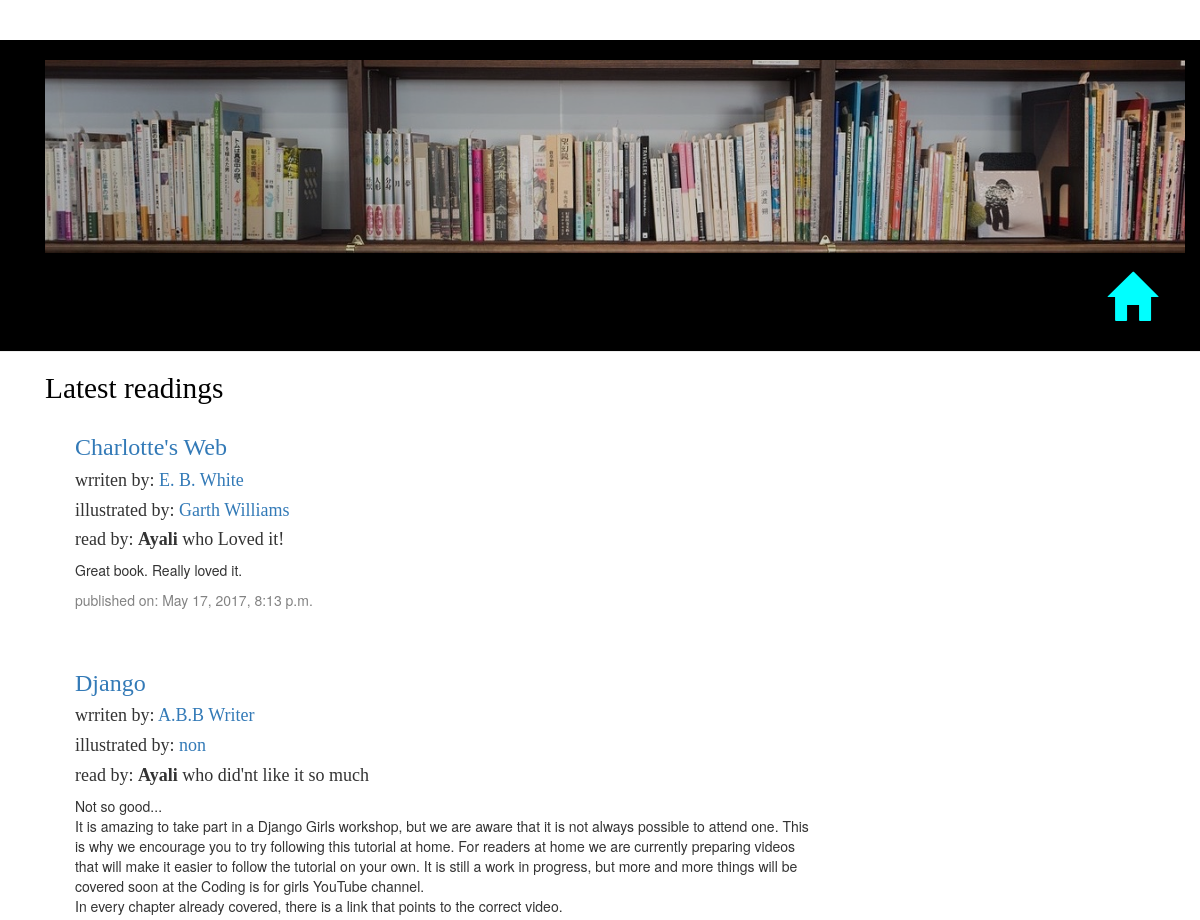
The page /reviews/ (upper part) on the database as committed earlier.
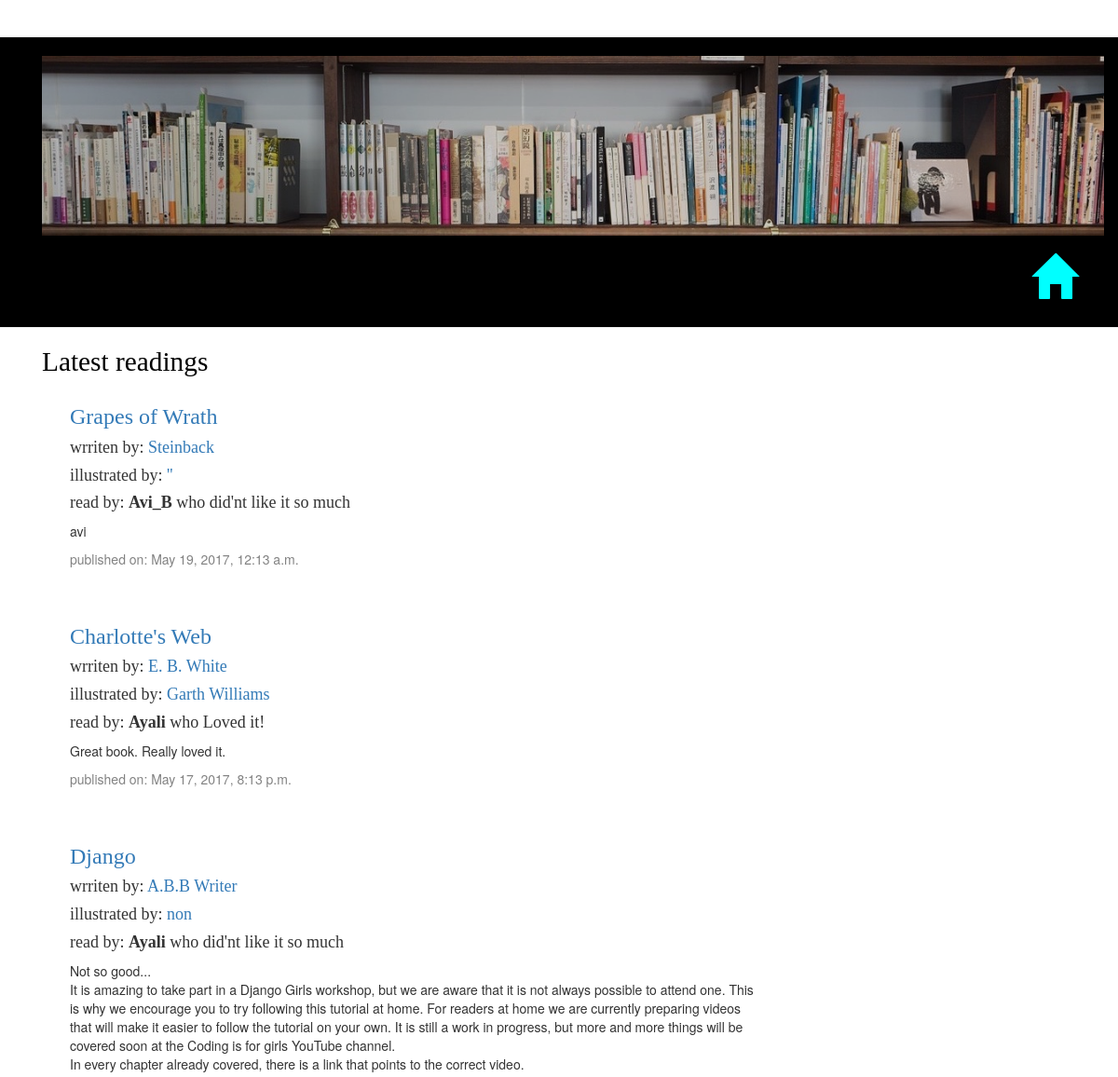
The same page on the database as committed later.
### readings/models.py (models this page shows, shortened)
class Review(models.Model):
    RATING_CHOICES = (
        (1, 'did\'nt like it so much'),
        (2, 'thought it was OK'),
        (3, 'Loved it!'),
    )
    book = models.ForeignKey(Book)
    reviewed_by = models.ForeignKey(User)
    published_date = models.DateTimeField('date published')
    body = models.TextField()
    quote = models.CharField(max_length=500, blank=True)
    rating = models.IntegerField(choices=RATING_CHOICES)
    objects = models.Manager() # the default manager (used for queries for example)

class Book(models.Model):
    name = models.CharField(max_length=200)
    author = models.CharField(max_length=50)
    illustrator = models.CharField(max_length=50,blank=True)
    publisher = models.CharField(max_length=50,blank=True)
    year = models.IntegerField(default=datetime.datetime.now().year,blank=True)
    wiki_page = models.CharField(max_length=100, blank=True,  validators=[URLValidator()])
    number_of_pages = models.IntegerField(blank=True)

### readings/views.py (the view)
def review_list(request):
    reviews = Review.objects.filter(published_date__lte=timezone.now()).order_by('-published_date')
    reviews.text_rating=[]
    text_rating={1: 'did\'nt like it so much',
                 2: 'thought it was OK',
                 3: 'Loved it!'}
    for i in range (0,len(reviews)):
        reviews[i].text_rating=text_rating[reviews[i].rating]
        print reviews[i].reviewed_by.username,reviews[i].text_rating
    return render(request,
                  'readings/review_list.html',
                  {'reviews': reviews})

### readings/templates/readings/review_list.html (shortened to what this page needs)
{% extends 'readings/base.html' %}
{% block sub_title %}
    <h2 class="sub-title">Latest readings </h2>
{% endblock %}
{% if reviews %}
    {% block content %}
        {% for review in reviews %}
            <div class="review">
                <h3><a href="{% url 'readings:review_detail' review.id %}">{{ review.book.name }}</a></h3>
                <h4>wrriten by: <a href="{% url 'readings:review_detail' review.id %}">{{ review.book.author }}</a></h4>
                <h4>illustrated by: <a href="{% url 'readings:review_detail' review.id %}">{{ review.book.illustrator }}</a></h4>
                <h4>read by: <b> {{ review.reviewed_by.username }} </b> who {{ review.text_rating }} </h4>
                <p>{{ review.body|linebreaksbr }}</p>
                <div class="date">
                    <p>published on: {{review.published_date }}</p>
                </div>
            </div>
        {% endfor %}
    {% endblock %}
{% else %}
    <p>No reviews are available.</p>
{% endif %}

### readings/templates/readings/base.html (shortened to what this page needs)
{% load staticfiles %}
<!DOCTYPE html>
<html lang="en">
<head>
    <link rel="stylesheet" href="//maxcdn.bootstrapcdn.com/bootstrap/3.3.7/css/bootstrap.min.css">
    <link rel="stylesheet" href="//maxcdn.bootstrapcdn.com/bootstrap/3.2.0/css/bootstrap-theme.min.css">
    <link rel="stylesheet" href="{% static 'css/readings.css' %}">
</head>
<body>
    <div class="page-header">
            <div class="container">
                <img src="{% static 'images/books_flat.jpg' %}" alt="My image" width="300" height="100" />
                <h1>
                <a href="{% url 'readings:review_list' %}"
                   class="top-menu"><span class="glyphicon glyphicon-home"></span></a>
                </h1>
            </div>
    </div>
    <div class="sub-header">
        {% block sub_title%}
        {% endblock %}
    </div>
    <div class="content container">
        <div class="row">
            <div class="col-md-8">
                {% block content %}
                {% endblock %}
            </div>
        </div>
    </div>
</body>
</html>

### readings/static/css/readings.css (style rules this page uses)
h1 a { color: #aaA505; }
h1, h2, h3, h4 { font-family: 'Lobster', cursive; }
.page-header { background-color: #000000; margin-top: 20; padding: 20px 20px 20px 20px; padding-left:30px }
.page-header h1, .page-header h1 a, .page-header h1 a:visited, .page-header h1 a:active .page-header a { color: aqua; font-size: 36pt; text-decoration: none; }
.sub-header h2 { color: black; font-size: 30 pt; text-decoration: none; font-family: 'Libre Baskerville', cursive; }
.sub-title { background-color: #ffffff; font-family: "Times New Roman", Times, serif; font-size: 22pt; padding: 0px 0px 0px 20px; margin-left: 15px; padding-left:30px }
.content { margin-left: 40px; padding-left: 35px; }
.date { color: #828282; }
.top-menu, .top-menu:hover, .top-menu:visited { color: #ffffff; float: right; font-size: 26pt; margin-right: 30px; }
.review { margin-bottom: 60px; }
.container { position: relative; }
img { width: 100%; height: auto; opacity: 0.8; }

Rows that differ between the two databases and show on the page:
added Review: book.name "Grapes of Wrath", book.author "Steinback", book.illustrator "''", reviewed_by.username "Avi_B", text_rating "did'nt like it so much", body "avi", published_date "May 19, 2017, 12:13 a.m."
